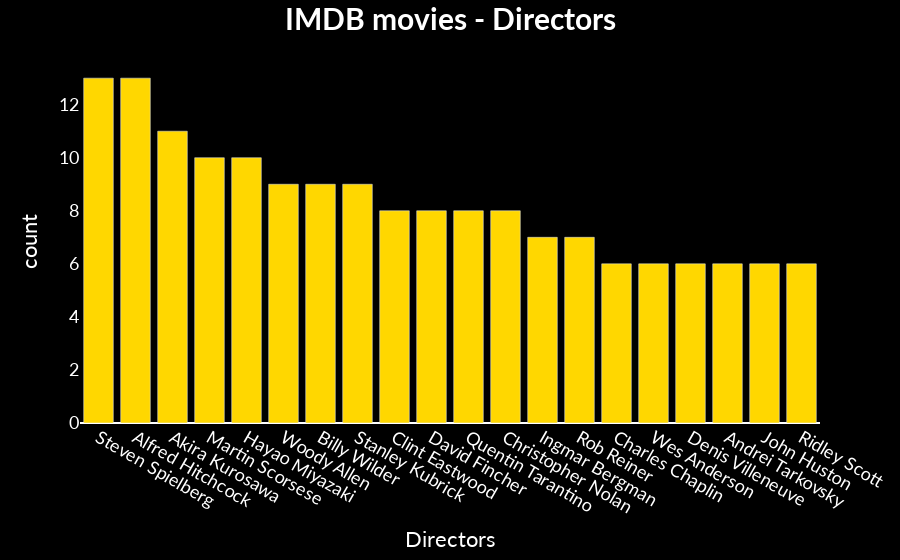

The notebook cell saved with this chart:
### Markdown cell above
# Top 20 Directors

### Code cell
#Top 20 Directors with top movies
bar_plot('Directors', limit =20)

### Figure 1 — Plotly figure (JSON) as saved in the notebook; plotly's stock layout.template omitted (floating-point values rounded to 4 significant figures)
{"data": [{"alignmentgroup": "True", "hovertemplate": "x=%{x}<br>y=%{y}<extra></extra>", "legendgroup": "", "marker": {"color": "gold", "pattern": {"shape": ""}}, "name": "", "offsetgroup": "", "orientation": "v", "showlegend": false, "textposition": "auto", "type": "bar", "x": ["Steven Spielberg", "Alfred Hitchcock", "Akira Kurosawa", "Martin Scorsese", "Hayao Miyazaki", "Woody Allen", "Billy Wilder", "Stanley Kubrick", "Clint Eastwood", "David Fincher", "Quentin Tarantino", "Christopher Nolan", "Ingmar Bergman", "Rob Reiner", "Charles Chaplin", "Wes Anderson", "Denis Villeneuve", "Andrei Tarkovsky", "John Huston", "Ridley Scott"], "xaxis": "x", "y": [13, 13, 11, 10, 10, 9, 9, 9, 8, 8, 8, 8, 7, 7, 6, 6, 6, 6, 6, 6], "yaxis": "y"}], "layout": {"barmode": "relative", "font": {"color": "white", "family": "Lato", "size": 18}, "legend": {"tracegroupgap": 0}, "margin": {"t": 60}, "paper_bgcolor": "black", "plot_bgcolor": "black", "title": {"font": {"size": 30}, "text": "<b>IMDB movies - Directors", "x": 0.5}, "xaxis": {"anchor": "y", "domain": [0, 1], "showgrid": false, "tickangle": 30, "title": {"text": "Directors"}}, "yaxis": {"anchor": "x", "domain": [0, 1], "showgrid": false, "title": {"text": "count"}}}}
